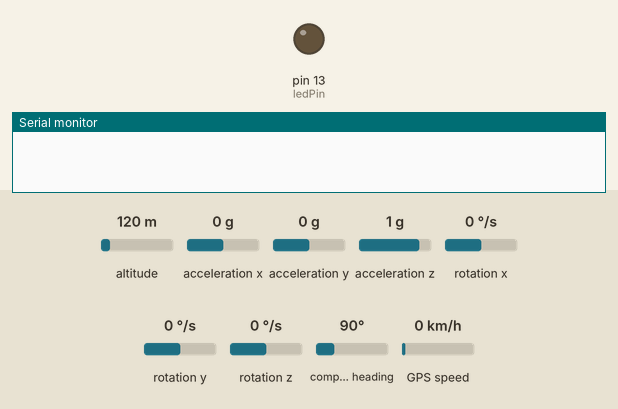
Recording of a sketch running on a simulated Arduino Uno, built with avr-gcc and run on an emulated ATmega328P. On the bench: output pins drawn as LEDs (lit = HIGH), the last lines printed to the serial monitor. Dashed ring = blinking. The test bench sets the inputs (shaded band); at power-on: altitude 120 m, rotation z 0 °/s, acceleration z 1 g, acceleration x 0 g, acceleration y 0 g, rotation x 0 °/s, rotation y 0 °/s, compass heading 90°, GPS speed 0 km/h. The GPS gets a fix after 3 s at 37.7749, -122.4194 with 8 satellites.

Above: at 0.0 s.
At 1.7 s:
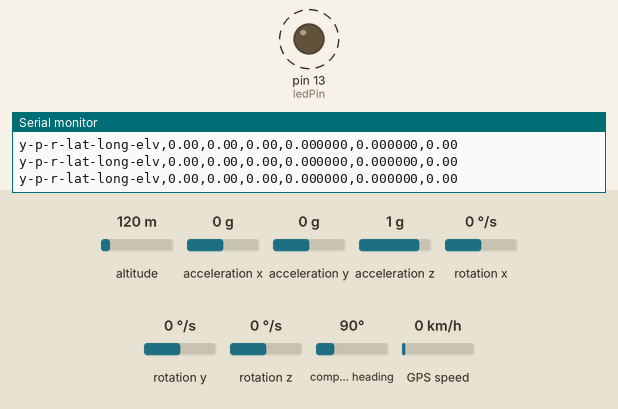
1.8 s: altitude set to 20 m
6.0 s: rotation z set to -192 °/s
10.2 s: acceleration z set to 0.1 g
14.4 s: acceleration z set to -0.2 g
Timing chart, 0 to 18.9 s (numbered marks = the images above; inputs shaded):
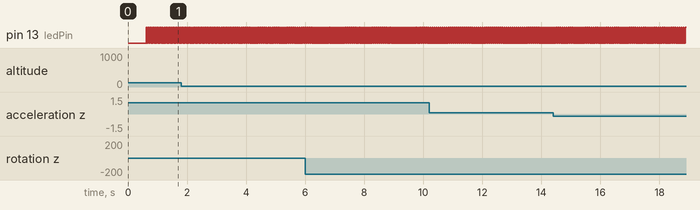

Measured:
- by itself, pin 13 (ledPin): alternates HIGH for 0.03 s and LOW for 0.05 s

The sketch:

MPU6050_GPS_Stable.ino
```cpp
#include <TinyGPS++.h>
#include <SoftwareSerial.h>
#include "I2Cdev.h"
#include "MPU6050_6Axis_MotionApps20.h"
//#include "MPU6050.h" // not necessary if using MotionApps include file
#if I2CDEV_IMPLEMENTATION == I2CDEV_ARDUINO_WIRE
  #include "Wire.h"
#endif

// define MPU instance
MPU6050 mpu;                    // class default I2C address is 0x68; specific I2C addresses may be passed as a parameter here

// MPU control/status vars
uint8_t mpuIntStatus;   // holds actual interrupt status byte from MPU
uint8_t devStatus;      // return status after each device operation (0 = success, !0 = error)
uint16_t packetSize;    // expected DMP packet size (default is 42 bytes)
uint16_t fifoCount;     // count of all bytes currently in FIFO
uint8_t fifoBuffer[64]; // FIFO storage buffer

int ledPin = 13; // blink the led to show we are running

// orientation/motion vars
Quaternion q;           // [w, x, y, z]         quaternion container
VectorInt16 aa;         // [x, y, z]            accel sensor measurements
VectorInt16 aaReal;     // [x, y, z]            gravity-free accel sensor measurements
VectorInt16 aaWorld;    // [x, y, z]            world-frame accel sensor measurements
VectorFloat gravity;    // [x, y, z]            gravity vector
float ypr[3];           // [yaw, pitch, roll]   yaw/pitch/roll container and gravity vector

//###GPS Serial Setup
static const int RXPin = 4, TXPin = 3;
static const uint32_t GPSBaud = 9600;
// The TinyGPS++ object
TinyGPSPlus gps;

// The serial connection to the GPS device
SoftwareSerial ss(RXPin, TXPin);

// relative ypr[x] usage based on sensor orientation when mounted, e.g. ypr[PITCH]
#define PITCH   2     // defines the position within ypr[x] variable for PITCH; may vary due to sensor orientation when mounted
#define ROLL  3     // defines the position within ypr[x] variable for ROLL; may vary due to sensor orientation when mounted
#define YAW   1     // defines the position within ypr[x] variable for YAW; may vary due to sensor orientation when mounted


// uncomment "OUTPUT_READABLE_YAWPITCHROLL" if you want to see the yaw/
// pitch/roll angles (in degrees) calculated from the quaternions coming
// from the FIFO. Note this also requires gravity vector calculations.
// Also note that yaw/pitch/roll angles suffer from gimbal lock (for
// more info, see: http://en.wikipedia.org/wiki/Gimbal_lock)
#define OUTPUT_READABLE_YAWPITCHROLL

// uncomment "OUTPUT_READABLE_REALACCEL" if you want to see acceleration
// components with gravity removed. This acceleration reference frame is
// not compensated for orientation, so +X is always +X according to the
// sensor, just without the effects of gravity. If you want acceleration
// compensated for orientation, us OUTPUT_READABLE_WORLDACCEL instead.
//#define OUTPUT_READABLE_REALACCEL

// uncomment "OUTPUT_READABLE_WORLDACCEL" if you want to see acceleration
// components with gravity removed and adjusted for the world frame of
// reference (yaw is relative to initial orientation, since no magnetometer
// is present in this case). Could be quite handy in some cases.
//#define OUTPUT_READABLE_WORLDACCEL


// ****************************************************************************************************************************************************************************************
// NOTE: WE CHANGED THE FOLLOWING LINE IN MPU_6050_6Axis_MotionApps.h to 0x04 = 50 Hertz (50x/sec)
// 0x02,   0x16,   0x02,   0x00, 0x04                // D_0_22 inv_set_fifo_rate (WAS 0x01) ** EDIT HMZ

    // This very last 0x01 WAS a 0x09, which drops the FIFO rate down to 20 Hz. 0x07 is 25 Hz,
    // 0x01 is 100Hz. Going faster than 100Hz (0x00=200Hz) tends to result in very noisy data.
    // DMP output frequency is calculated easily using this equation: (200Hz / (1 + value))

    // It is important to make sure the host processor can keep up with reading and processing
    // the FIFO output at the desired rate. Handling FIFO overflow cleanly is also a good idea.

// ****************************************************************************************************************************************************************************************


// ================================================================
// ===                      INITIAL SETUP                       ===
// ================================================================

void setup()
{
  // join I2C bus (I2Cdev library doesn't do this automatically)
  #if I2CDEV_IMPLEMENTATION == I2CDEV_ARDUINO_WIRE
    Wire.begin();
    TWBR = 12; // 400kHz I2C clock (200kHz if CPU is 8MHz)
  #elif I2CDEV_IMPLEMENTATION == I2CDEV_BUILTIN_FASTWIRE
    Fastwire::setup(400, true);
  #endif

  Serial.begin(9600);
  ss.begin(GPSBaud);

  // initialize device
  Serial.println(F("Initializing I2C devices..."));
  mpu.initialize();

  // verify connection
  Serial.println(F("Testing device connections..."));
  Serial.println(mpu.testConnection() ? F("MPU6050 connection successful") : F("MPU6050 connection failed"));

  // load and configure the DMP
  Serial.println(F("Initializing DMP"));
  devStatus = mpu.dmpInitialize();


    // INPUT CALIBRATED OFFSETS HERE; SPECIFIC FOR EACH UNIT AND EACH MOUNTING CONFIGURATION!!!!
 /*
     Calculated offsets:
    x gyro: 70
    y gyro: -18
    z gyro: 0

    x accel: -2499
    y accel: 679
    z accel: 2421
  */
    mpu.setXGyroOffset(70);
    mpu.setYGyroOffset(-18);
    mpu.setZGyroOffset(0);
    mpu.setXAccelOffset(-2499);
    mpu.setYAccelOffset(679);
    mpu.setZAccelOffset(2421);


  // make sure it worked (returns 0 if so)
  if (devStatus == 0)
    {
      // turn on the DMP, now that it's ready
      Serial.println(F("Enabling DMP"));
      mpu.setDMPEnabled(true);

      // enable Arduino interrupt detection
      Serial.println(F("Enabling interrupt detection (Arduino external interrupt 0)"));
      mpuIntStatus = mpu.getIntStatus();

      // get expected DMP packet size for later comparison
      packetSize = mpu.dmpGetFIFOPacketSize();
    }
  else
    {
      // ERROR!
      // 1 = initial memory load failed, 2 = DMP configuration updates failed (if it's going to break, usually the code will be 1)
      Serial.print(F("DMP Initialization failed code = "));
      Serial.println(devStatus);
    }

    pinMode(ledPin, OUTPUT);

} // setup()


// ================================================================
// ===                    MAIN PROGRAM LOOP                     ===
// ================================================================

void loop(void)
{

  processAccelGyro();

  digitalWrite(ledPin, HIGH);   // sets the LED on
  delay(25);                  // waits for a second
  digitalWrite(ledPin, LOW);    // sets the LED off

}   // loop()


// ================================================================
// ===                    PROCESS ACCEL/GYRO IF AVAILABLE       ===
// ================================================================

void processAccelGyro()
{

  // Get INT_STATUS byte
  mpuIntStatus = mpu.getIntStatus();

  // get current FIFO count
  fifoCount = mpu.getFIFOCount();

  // check for overflow (this should never happen unless our code is too inefficient)
  if ((mpuIntStatus & 0x10) || fifoCount == 1024)
    {
      // reset so we can continue cleanly
      mpu.resetFIFO();
      //Serial.println(F("FIFO overflow!"));
      return;
    }

  if (mpuIntStatus & 0x02)  // otherwise continue processing
    {
      // check for correct available data length
      if (fifoCount < packetSize)
        return; //  fifoCount = mpu.getFIFOCount();

      // read a packet from FIFO
      mpu.getFIFOBytes(fifoBuffer, packetSize);

      // track FIFO count here in case there is > 1 packet available
      fifoCount -= packetSize;

      #ifdef OUTPUT_READABLE_YAWPITCHROLL
        // display Euler angles in degrees
        // uncomment "OUTPUT_READABLE_YAWPITCHROLL" if you want to see the yaw/
        // pitch/roll angles (in degrees) calculated from the quaternions coming
        // from the FIFO. Note this also requires gravity vector calculations.
        // Also note that yaw/pitch/roll angles suffer from gimbal lock (for
        // more info, see: http://en.wikipedia.org/wiki/Gimbal_lock)
        mpu.dmpGetQuaternion(&q, fifoBuffer);
        mpu.dmpGetGravity(&gravity, &q);
        mpu.dmpGetYawPitchRoll(ypr, &q, &gravity);
        Serial.print("y-p-r-lat-long-elv,");
        Serial.print(ypr[0] * 180/M_PI);
        Serial.print(",");
        Serial.print(ypr[1] * 180/M_PI);
        Serial.print(",");
        Serial.print(ypr[2] * 180/M_PI);
        Serial.print(",");
       while (ss.available() > 0)
        if (gps.encode(ss.read()));


       Serial.print(gps.location.lat(), 6);
       Serial.print(",");
       Serial.print(gps.location.lng(), 6);
       Serial.print(",");
       Serial.println(gps.altitude.meters());
      #endif

      #ifdef OUTPUT_READABLE_REALACCEL
        // display real acceleration, adjusted to remove gravity
        // uncomment "OUTPUT_READABLE_REALACCEL" if you want to see acceleration
        // components with gravity removed. This acceleration reference frame is
        // not compensated for orientation, so +X is always +X according to the
        // sensor, just without the effects of gravity. If you want acceleration
        // compensated for orientation, us OUTPUT_READABLE_WORLDACCEL instead.
        mpu.dmpGetQuaternion(&q, fifoBuffer);
        mpu.dmpGetAccel(&aa, fifoBuffer);
        mpu.dmpGetGravity(&gravity, &q);
        mpu.dmpGetLinearAccel(&aaReal, &aa, &gravity);
        Serial.print("areal\t");
        Serial.print(aaReal.x);
        Serial.print("\t");
        Serial.print(aaReal.y);
        Serial.print("\t");
        Serial.println(aaReal.z);
      #endif

      #ifdef OUTPUT_READABLE_WORLDACCEL
        // display initial world-frame acceleration, adjusted to remove gravity
        // and rotated based on known orientation from quaternion
        // uncomment "OUTPUT_READABLE_WORLDACCEL" if you want to see acceleration
        // components with gravity removed and adjusted for the world frame of
        // reference (yaw is relative to initial orientation, since no magnetometer
        // is present in this case). Could be quite handy in some cases.
        mpu.dmpGetQuaternion(&q, fifoBuffer);
        mpu.dmpGetAccel(&aa, fifoBuffer);
        mpu.dmpGetGravity(&gravity, &q);
        mpu.dmpGetLinearAccel(&aaReal, &aa, &gravity);
        mpu.dmpGetLinearAccelInWorld(&aaWorld, &aaReal, &q);
        Serial.print("aworld\t");
        Serial.print(aaWorld.x);
        Serial.print("\t");
        Serial.print(aaWorld.y);
        Serial.print("\t");
        Serial.println(aaWorld.z);
      #endif
    } // if (mpuIntStatus & 0x02)
}  // processAccelGyro()
```
